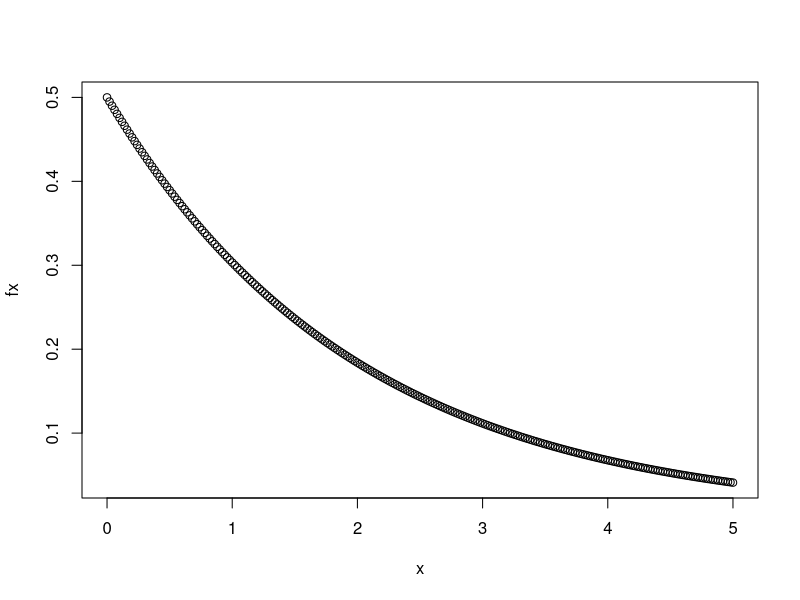
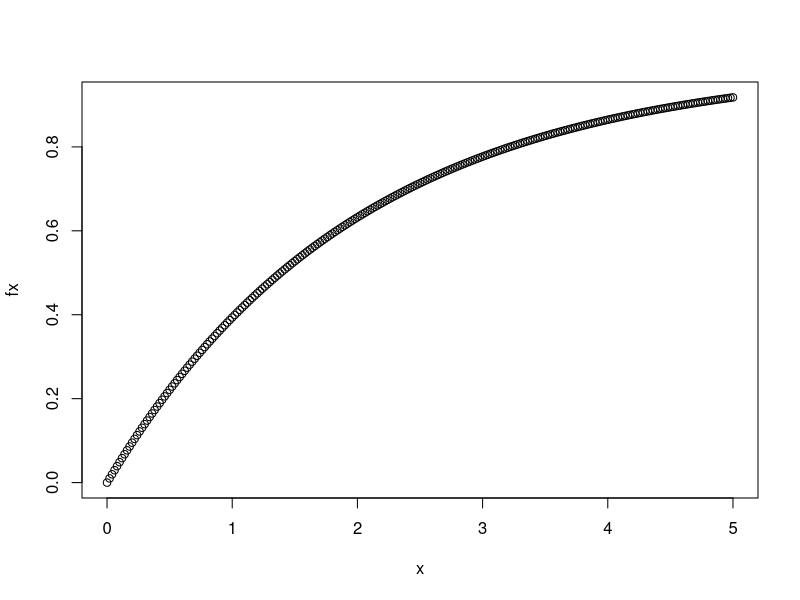
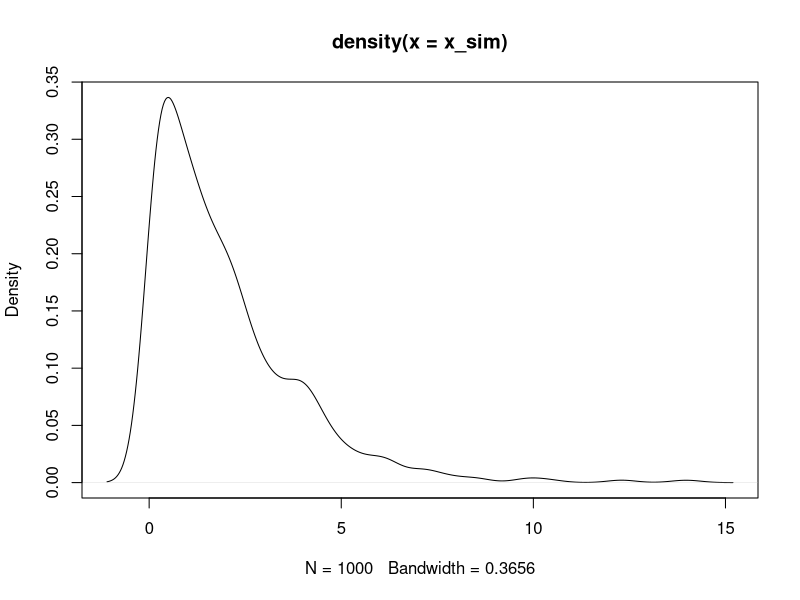

Write the R code that produced these figures, in order.
#Q1
#a
print(1-punif(45,min=0,max=60))
#b
print(punif(30,min=0,max=60)-punif(20,min=0,max=60))

#Q2
#a
dexp(3,rate=1/2)
#b
x<-seq(0,5,by=0.02)
fx<-dexp(x,rate=1/2)
plot(x,fx)
#c
pexp(3,rate=1/2)
#d
x<-seq(0,5,by=0.02)
fx<-pexp(x,rate=1/2)
plot(x,fx)
#e
x_sim<-rexp(1000,rate=1/2)
plot(density(x_sim))

#Q3
alpha<-2
beta<-1/3
#a
#i
dgamma(3,shape=alpha,scale=beta)
#ii
pgamma(1,shape=alpha,scale=beta,lower.tail=FALSE)
#b
qgamma(0.70,shape=alpha,scale=beta)


